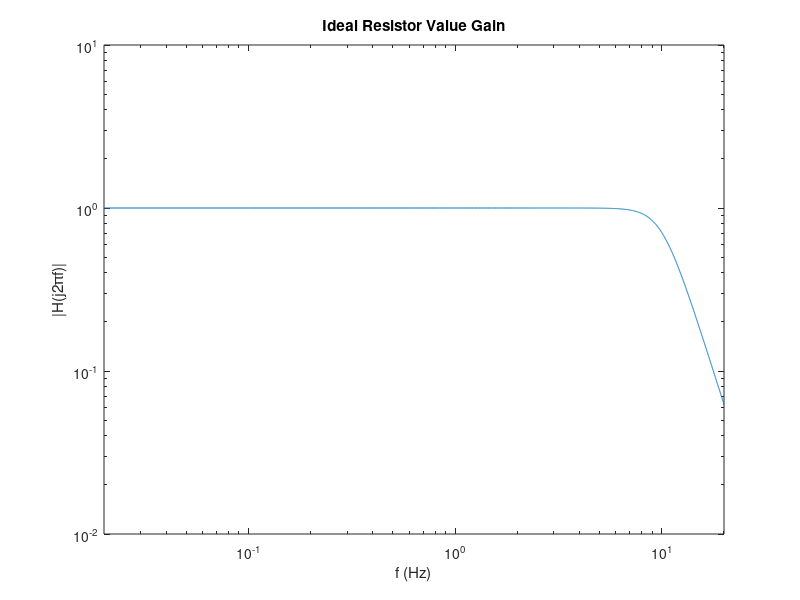

Recreate this plot in MATLAB. (Note: this script raises an error after producing the figure.)
% hw9pr2.m
close all

%% Part D

fp = 10;
wc = 2*pi*fp;
f = linspace(0, 20, 1000);
w = 2*pi*f;

t0 = 1j*w - wc*exp(1j*(5*pi/8));
t1 = 1j*w - wc*exp(1j*(7*pi/8));
t2 = 1j*w - wc*exp(1j*(9*pi/8));
t3 = 1j*w - wc*exp(1j*(11*pi/8));

H1 = wc^4./(t0.*t1.*t2.*t3);

figure(1)
loglog(f,abs(H1))
title('Ideal Resistor Value Gain')
xlabel('f (Hz)')
ylabel('|H(j2\pif)|')
xlim([0 20])

%% Part E

CI1  = 0.22e-6; CI2  = 0.1e-6;
CII1 = 1e-6;    CII2 = 0.1e-6;

% Calculate ideal resistor values.
[RI1i, RI2i]   = skdesign(wc, CI1,  CI2,  7*pi/8);
[RII1i, RII2i] = skdesign(wc, CII1, CII2, 5*pi/8);

% Use standard values.
RI1  = 47e3; RI2  = 270e3;
RII1 = 27e3; RII2 = 100e3;

s = 1j*w;
H2I  = 1./(RI1*CI1*RI2*CI2*s.^2     + (RI1+RI2)*CI2.*s    + 1);
H2II = 1./(RII1*CII1*RII2*CII2*s.^2 + (RII1+RII2)*CII2.*s + 1);
H2   = H2I.*H2II;


figure(2)
loglog(f,abs(H2))
title('Standard Resistor Value Gain')
xlabel('f (Hz)')
ylabel('|H(j2\pif)|')
xlim([0 20])
